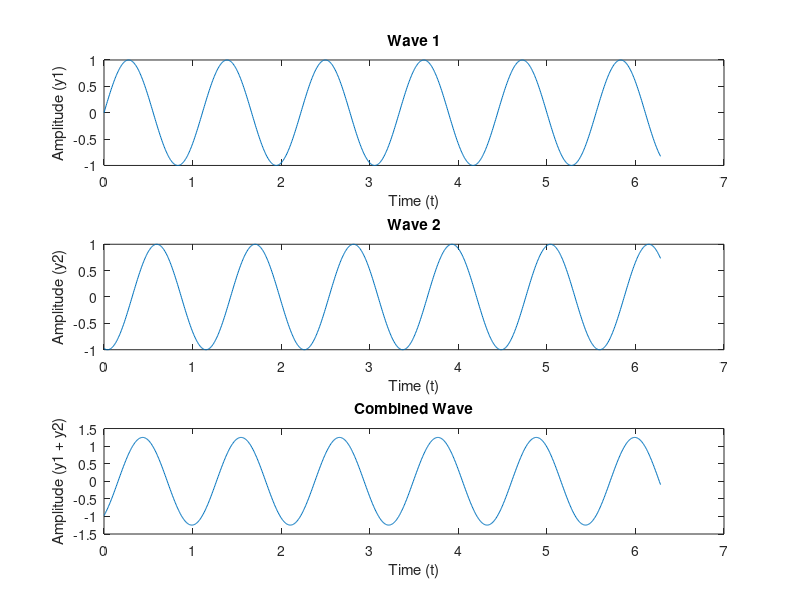

Write MATLAB code to recreate this figure.
% Define parameters
t = linspace(0, 2*pi, 1000); % Time range
ym = 1; % Amplitude
k = 2*pi/1; % Wave number
omega = 2*pi/10; % Angular frequency
phi = pi/0.7; % Phase difference

% Define two waves
y1 = ym * sin(k * t - omega * t);
y2 = ym * sin(k * t - omega * t + phi);

% Combined wave
y_combined = y1 + y2;

% Plotting
figure;

% First wave
subplot(3,1,1);
plot(t, y1);
title('Wave 1');
xlabel('Time (t)');
ylabel('Amplitude (y1)');

% Second wave
subplot(3,1,2);
plot(t, y2);
title('Wave 2');
xlabel('Time (t)');
ylabel('Amplitude (y2)');

% Combined wave
subplot(3,1,3);
plot(t, y_combined);
title('Combined Wave');
xlabel('Time (t)');
ylabel('Amplitude (y1 + y2)');

% Adjust figure appearance
set(gcf, 'Position', [100, 100, 800, 600]);
